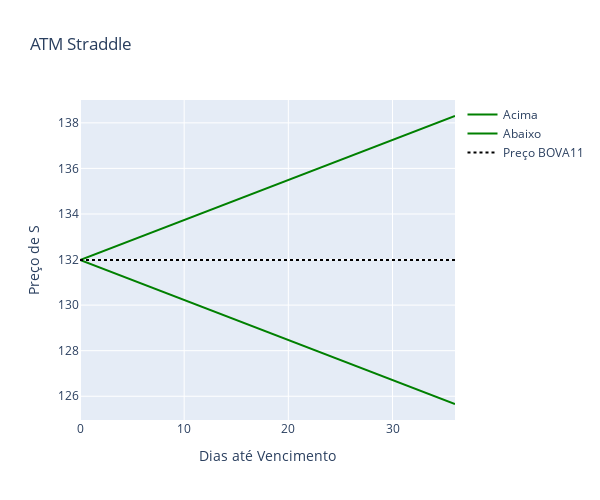

Notebook code for this chart:
### Code cell
plot_atm_straddle(options_chain_back, S, dte)

### Figure 1 — Plotly figure (JSON) as saved in the notebook; plotly's stock layout.template omitted (floating-point values rounded to 4 significant figures)
{"data": [{"line": {"color": "green"}, "mode": "lines", "name": "Acima", "type": "scatter", "x": [0, 36], "y": [132.0, 138.3]}, {"line": {"color": "green"}, "mode": "lines", "name": "Abaixo", "type": "scatter", "x": [0, 36], "y": [132.0, 125.7]}, {"line": {"color": "black", "dash": "dot"}, "mode": "lines", "name": "Preço BOVA11", "type": "scatter", "y": [132.0, 132.0, 132.0, 132.0, 132.0, 132.0, 132.0, 132.0, 132.0, 132.0, 132.0, 132.0, 132.0, 132.0, 132.0, 132.0, 132.0, 132.0, 132.0, 132.0, 132.0, 132.0, 132.0, 132.0, 132.0, 132.0, 132.0, 132.0, 132.0, 132.0, 132.0, 132.0, 132.0, 132.0, 132.0, 132.0, 132.0]}], "layout": {"height": 500, "hovermode": "closest", "title": {"text": "ATM Straddle"}, "width": 600, "xaxis": {"title": {"text": "Dias até Vencimento"}}, "yaxis": {"title": {"text": "Preço de S"}}}}
